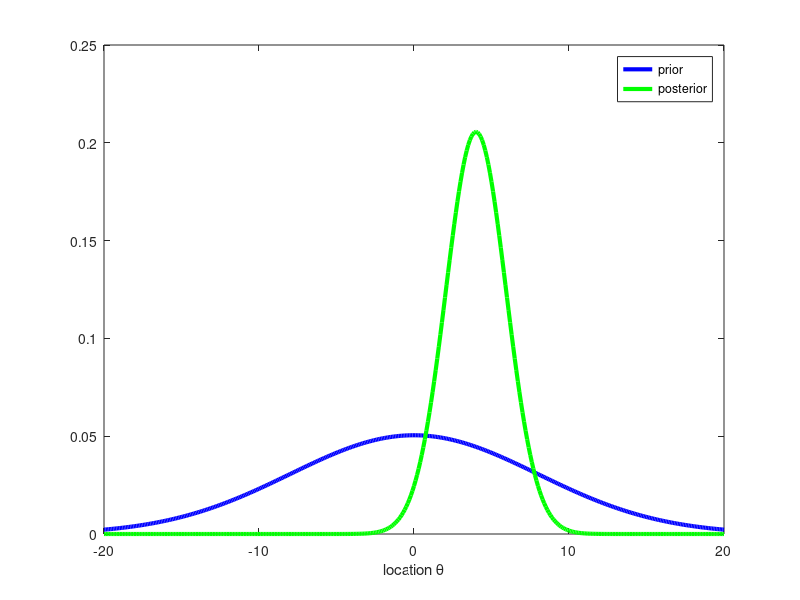
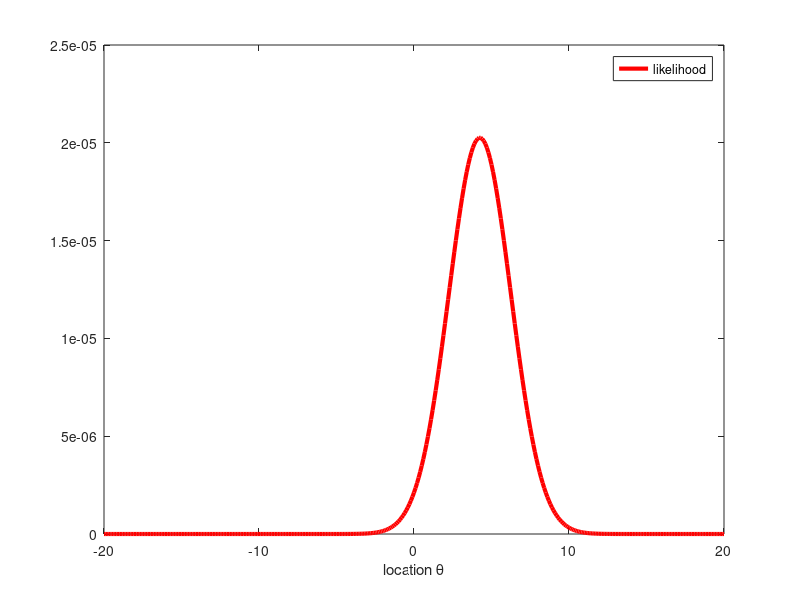

The MATLAB source for these figures, in order:
clear all; close all; 

%% 
% ###################################
% ########    PARAMETERS    #########
% ###################################

% For defining the range of possible locations
tmin = -20;      % minimum t
tmax =  20;      % maximum t
stepsize = 0.1; 

% Prior
Mprior = 0;     % mean (represent what your prior belief is)
SDprior = 8;    % standard deviation (represents uncertainty in the prior belief)

% Observation
x = [7 3 -1 8];          % observed location (represent signal from your sensor)
SDx = 4;        % standard deviation for observation (represents uncertainty in the sensor)

%%
% % ##########################
% % #####   Discretize-space method   #####
% % ##########################

% % 1. Define the range of all possible target locations (hypothesis space)
T = tmin : stepsize : tmax; % T: from tmin to tmax, with spacing = stepsize


% % 2. Compute prior probabilities for each hypothesized location
% %     and normalize them
prior = normpdf(T, Mprior, SDprior) ;
prior = prior/sum(prior*stepsize)   ;


% % 3. Compute the likelihood of obtaining the current observation,
% %     for each hypothesized location
% likelihood1 = normpdf(x(1), T, SDx) ;   % likelihood of location 1
% likelihood2 = normpdf(x(2), T, SDx) ;   % likelihood of location 2
% likelihood3 = normpdf(x(3), T, SDx) ;   % likelihood of location 3
% likelihood4 = normpdf(x(4), T, SDx) ;   % likelihood of location 4

for i = 1:length(x)
    likelihoodLoc(i, :) = normpdf(x(i), T, SDx) ; % four rows of observations, 401 steps each
end
likelihood = prod(likelihoodLoc, 1);

% likelihoodMat = normpdf(x', T, SDx) ;
% likelihood = prod(likelihoodMat, 1) ;

%likelihood = likelihood1 .* likelihood2 .* likelihood3 .* likelihood4     ;


% % 4. Compute posterior probabilities for each bypothesized location
% %     by multiplying priors and likelihoods, and then normalize the products
%post = prior .* likelihood1 .* likelihood2 .* likelihood3 .* likelihood4  ;

post = prior .* likelihood      ;
post = post/sum(post*stepsize)  ;

% % 5. Obtain an estimate from the posterior
% %    This time, we use the expected value of the posterior.
% %      i.e., E(t) = Integrate {t * P( t | x )} dt
% %    We're approximating this integral using summation (the Riemann sum)
% %       Integration --> Summation
% %                dt --> stepsize
Estimate1 = sum(T.*post)*stepsize         ;
disp('Estimate Mean = '); disp(Estimate1) ;

% compute estimated value 
% would normally require integrating over x*f(x)*stepsize


% % =================================
% % 6. Plotting
% % =================================
% % plot prior and posterior
figure
plot(T, prior, 'b', 'linewidth', 3)        ; hold on;
plot(T, post, 'g', 'linewidth', 3)         ; hold on;
legend('prior', 'posterior')               ;
xlabel('location \theta')                  ;


% % plot likelihood
figure
plot(T, likelihood, 'r', 'linewidth', 3)   ; 
legend('likelihood')                       ;
xlabel('location \theta') 